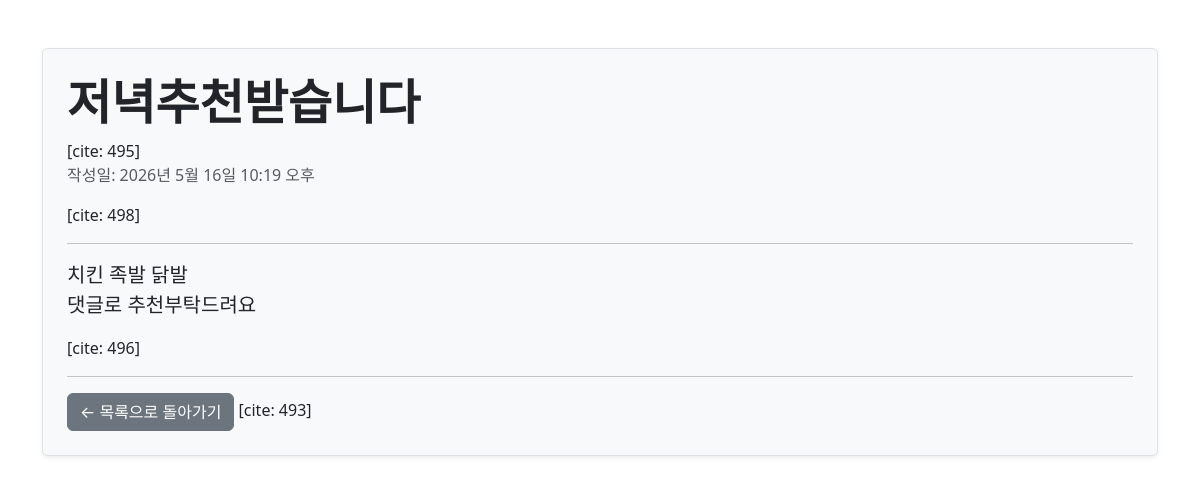
The app's page /blog/4/ with its own data.
### todo/models.py (models this page shows, shortened)
class Post(models.Model):
    title = models.CharField(max_length=30)
    content = models.TextField()
    created_at = models.DateTimeField(auto_now_add=True)
    updated_at = models.DateTimeField(auto_now=True)

### todo/views.py (the view)
# urls.py: path('<int:pk>/', views.single_post_page),
def single_post_page(request, pk):
    post = Post.objects.get(pk=pk)  # 클릭한 게시글 1개 땡겨오기 [cite: 467]
    return render(request, 'todo/post_detail.html', {'post': post})

### todo/templates/todo/post_detail.html (shortened to what this page needs)
<!DOCTYPE html>
<html lang="ko">
<head>
    <link rel="stylesheet" href="https://cdn.jsdelivr.net/npm/bootstrap@5.3.0/dist/css/bootstrap.min.css">
</head>
<body class="container mt-5">
    <div class="border p-4 rounded bg-light shadow-sm">
        <h1 class="display-5 fw-bold">{{ post.title }}</h1> [cite: 495]
        <p class="text-muted">작성일: {{ post.created_at }}</p> [cite: 498]
        <hr>
        <p class="lead" style="white-space: pre-line;">{{ post.content }}</p> [cite: 496]
        <hr>
        <a href="/blog/" class="btn btn-secondary">← 목록으로 돌아가기</a> [cite: 493]
    </div>
</body>
</html>

### records on screen
Post: title "저녁추천받습니다", created_at "2026년 5월 16일 10:19 오후", content "치킨 족발 닭발 댓글로 추천부탁드려요"
